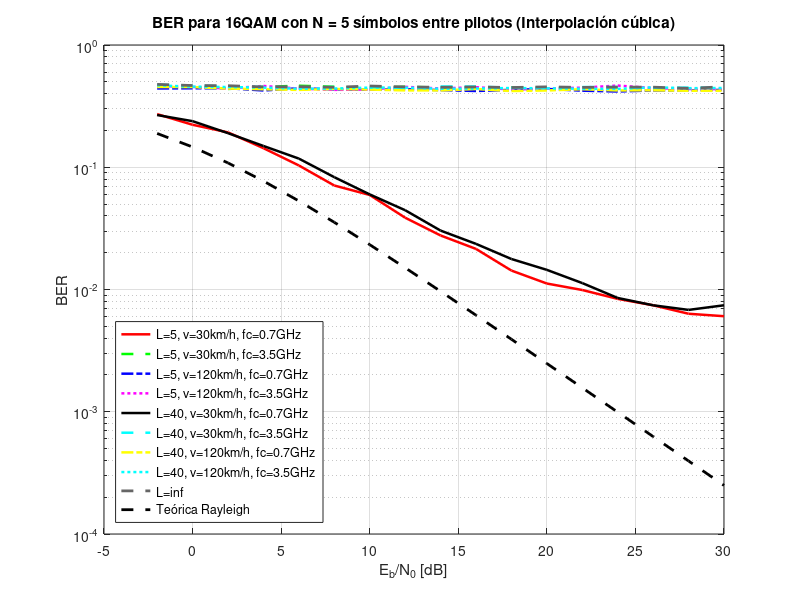
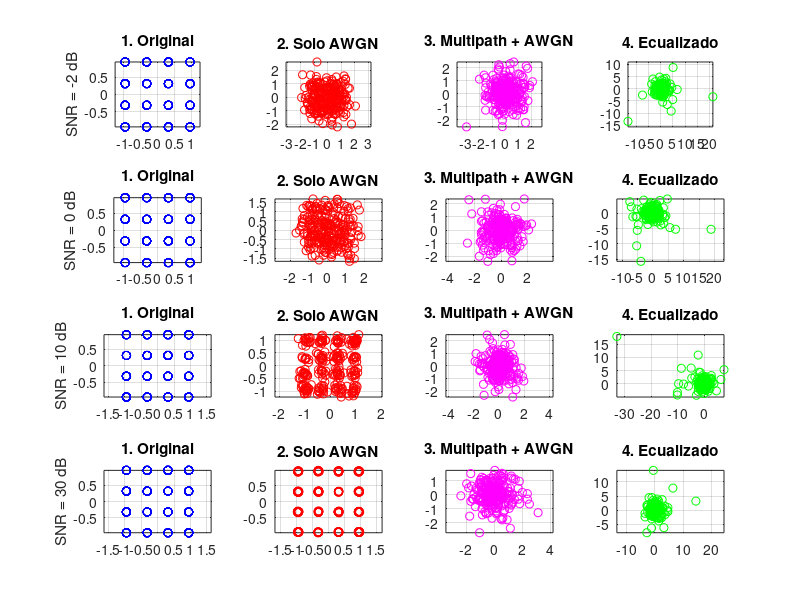

Write MATLAB code to recreate these figures, in order. (Note: this script raises an error after producing the figures.)
clc; clear all; close all;

% Parámetros fijos
num_bits = 1e3;
k = 4; % 16QAM: 4 bits por símbolo
num_symbols = num_bits / k;
EbN0_dB = -2:2:30;
num_runs = 21;

% Mapeo 16QAM normalizado
re = [-3 -1 3 1];
im = [3 1 -3 -1];
[Re, Im] = meshgrid(re, im);
mapping = (Re(:) + 1j * Im(:)) / sqrt(10); % Normalización energía promedio = 1
bit_map = de2bi(0:15, 4, 'left-msb');
snr_plot_vals = [-2, 0, 10, 30];

% Variables del canal
L_vals = [5, 40];
v_kmh_vals = [30, 120];
fc_vals = [700e6, 3.5e9];

% Configuraciones de número de símbolos piloto entre datos
N_vals = [4, 9, 19];
pilot_sym = 1 + 1j;

% Estilos de ploteo
colors = ['r', 'g', 'b', 'm', 'k', 'c', 'y', 'c'];
styles = {'-', '--', '-.', ':'};

for iN = 1:length(N_vals)
    N = N_vals(iN);
    saved_constellations = struct();

    figure;
    legend_entries = {};
    plot_idx = 1;

    for iL = 1:length(L_vals)
        for iv = 1:length(v_kmh_vals)
            for ifc = 1:length(fc_vals)
                L = L_vals(iL);
                v_kmh = v_kmh_vals(iv);
                fc = fc_vals(ifc);

                v = v_kmh / 3.6;
                lambda = 3e8 / fc;
                fd_max = v / lambda;

                ber_total = zeros(1, length(EbN0_dB));

                for idx = 1:length(EbN0_dB)
                    EbN0_dB_val = EbN0_dB(idx);
                    EbN0 = 10^(EbN0_dB_val/10);
                    N0 = 1/(2*k*EbN0);

                    for run = 1:num_runs
                        bits = randi([0 1], 1, num_bits);
                        bit_quads = reshape(bits, 4, []).';
                        indices = bi2de(bit_quads, 'left-msb') + 1;
                        data_symbols = mapping(indices).';

                        % Insertar pilotos
                        tx_symbols = [];
                        pilot_pos = [];
                        data_pos = [];
                        i = 1;
                        while i <= num_symbols
                            tx_symbols = [tx_symbols, pilot_sym];
                            pilot_pos = [pilot_pos, length(tx_symbols)];

                            if i+N-1 <= num_symbols
                                tx_symbols = [tx_symbols, data_symbols(i:i+N-1)];
                                data_pos = [data_pos, length(tx_symbols)-N+1 : length(tx_symbols)];
                                i = i + N;
                            else
                                remaining = num_symbols - i + 1;
                                tx_symbols = [tx_symbols, data_symbols(i:end)];
                                data_pos = [data_pos, length(tx_symbols)-remaining+1 : length(tx_symbols)];
                                break;
                            end
                        end

                        len = length(tx_symbols);

                        % Canal Rayleigh con Doppler
                        t = linspace(0, 1, len);
                        an = ones(1,L)/sqrt(L);
                        thetan = 2*pi*rand(1,L);
                        fDn = fd_max * cos(2*pi*rand(1,L));
                        H_full = zeros(1,len);
                        for l = 1:L
                            H_full = H_full + an(l)*exp(1j*(thetan(l) - 2*pi*fDn(l)*t));
                        end
                        H_full(abs(H_full) < 1e-3) = 1e-3;

                        noise = sqrt(N0)*(randn(1,len) + 1j*randn(1,len));
                        y = tx_symbols .* H_full + noise;

                        % Interpolación spline
                        rx_pilots = y(pilot_pos);
                        csi_est = rx_pilots / pilot_sym;
                        csi_interp_full = interp1(pilot_pos, csi_est, data_pos, 'spline');

                        rx_data = y(data_pos);
                        y_eq = rx_data ./ csi_interp_full;

                        % Decodificación
                        decoded_bits = zeros(num_bits,1);
                        for n = 1:num_symbols
                            distances = abs(y_eq(n) - mapping).^2;
                            [~, idx_min] = min(distances);
                            decoded_bits(4*n-3:4*n) = bit_map(idx_min,:).';
                        end
                        ber_total(idx) = ber_total(idx) + sum(decoded_bits.' ~= bits);

                        should_save = (run == 1) && (iL == 1) && (iv == 1) && (ifc == 1);
                        if should_save && ismember(EbN0_dB_val, snr_plot_vals)
                            if EbN0_dB_val < 0
                                s = sprintf('snr_m%d', abs(EbN0_dB_val));
                            else
                                s = sprintf('snr_%d', EbN0_dB_val);
                            end
                            saved_constellations.(s).tx = data_symbols;
                            saved_constellations.(s).rx_awgn = data_symbols + noise(1:num_symbols);
                            saved_constellations.(s).rx_multipath = rx_data;
                            saved_constellations.(s).rx_eq = y_eq;
                        end
                    end
                end

                ber_avg = ber_total / (num_runs * num_bits);

                style = styles{mod(plot_idx-1,length(styles))+1};
                color = colors(mod(plot_idx-1,length(colors))+1);
                semilogy(EbN0_dB, ber_avg, [color style], 'LineWidth', 1.8); hold on;

                legend_entries{end+1} = sprintf('L=%d, v=%dkm/h, fc=%.1fGHz', L, v_kmh, fc/1e9);
                plot_idx = plot_idx + 1;
            end
        end
    end

    % ----------- CASO SIN DOPPLER -------------
    ber_total = zeros(1, length(EbN0_dB));

    for idx = 1:length(EbN0_dB)
        EbN0_dB_val = EbN0_dB(idx);
        EbN0 = 10^(EbN0_dB_val/10);
        N0 = 1/(2*k*EbN0);

        for run = 1:num_runs
            bits = randi([0 1], 1, num_bits);
            bit_quads = reshape(bits, 4, []).';
            indices = bi2de(bit_quads, 'left-msb') + 1;
            data_symbols = mapping(indices).';

            % Insertar pilotos
            tx_symbols = [];
            pilot_pos = [];
            data_pos = [];
            i = 1;
            while i <= num_symbols
                tx_symbols = [tx_symbols, pilot_sym];
                pilot_pos = [pilot_pos, length(tx_symbols)];

                if i+N-1 <= num_symbols
                    tx_symbols = [tx_symbols, data_symbols(i:i+N-1)];
                    data_pos = [data_pos, length(tx_symbols)-N+1 : length(tx_symbols)];
                    i = i + N;
                else
                    remaining = num_symbols - i + 1;
                    tx_symbols = [tx_symbols, data_symbols(i:end)];
                    data_pos = [data_pos, length(tx_symbols)-remaining+1 : length(tx_symbols)];
                    break;
                end
            end

            len = length(tx_symbols);

            % Canal Rayleigh plano sin Doppler
            H_full = (randn(1, len) + 1j*randn(1, len)) / sqrt(2);

            noise = sqrt(N0)*(randn(1,len) + 1j*randn(1,len));
            y = tx_symbols .* H_full + noise;

            % Interpolación spline
            rx_pilots = y(pilot_pos);
            csi_est = rx_pilots / pilot_sym;
            csi_interp_full = interp1(pilot_pos, csi_est, data_pos, 'spline');

            rx_data = y(data_pos);
            y_eq = rx_data ./ csi_interp_full;

            % Decodificación
            decoded_bits = zeros(num_bits,1);
            for n = 1:num_symbols
                distances = abs(y_eq(n) - mapping).^2;
                [~, idx_min] = min(distances);
                decoded_bits(4*n-3:4*n) = bit_map(idx_min,:).';
            end
            ber_total(idx) = ber_total(idx) + sum(decoded_bits.' ~= bits);

            should_save = (run == 1);
            if should_save && ismember(EbN0_dB_val, snr_plot_vals)
                if EbN0_dB_val < 0
                    s = sprintf('snr_m%d', abs(EbN0_dB_val));
                else
                    s = sprintf('snr_%d', EbN0_dB_val);
                end
                saved_constellations.(s).tx = data_symbols;
                saved_constellations.(s).rx_awgn = data_symbols + noise(1:num_symbols);
                saved_constellations.(s).rx_multipath = rx_data;
                saved_constellations.(s).rx_eq = y_eq;
            end
        end
    end

    ber_avg = ber_total / (num_runs * num_bits);
    semilogy(EbN0_dB, ber_avg, 'Color', [0.4 0.4 0.4], 'LineStyle', '--', 'LineWidth', 2); hold on;
    legend_entries{end+1} = 'L=inf';

    % Curva teórica (no válida para 16QAM pero ilustrativa)
    EbN0_lin = 10.^(EbN0_dB/10);
    ber_rayleigh_theory = 0.5*(1 - sqrt(EbN0_lin./(EbN0_lin+1)));
    semilogy(EbN0_dB, ber_rayleigh_theory, 'k--', 'LineWidth', 2);
    legend_entries{end+1} = 'Teórica Rayleigh';

    grid on;
    legend(legend_entries, 'Location', 'southwest');
    xlabel('E_b/N_0 [dB]');
    ylabel('BER');
    title(sprintf('BER para 16QAM con N = %d símbolos entre pilotos (Interpolación cúbica)', N+1));

    %% Figura de constelaciones
    figure;
    snrs = snr_plot_vals;
    titles = {'1. Original', '2. Solo AWGN', '3. Multipath + AWGN', '4. Ecualizado'};

    for i = 1:length(snrs)
        if snrs(i) < 0
            s = sprintf('snr_m%d', abs(snrs(i)));
        else
            s = sprintf('snr_%d', snrs(i));
        end

        if isfield(saved_constellations, s)
            data = saved_constellations.(s);

            subplot(4,4,(i-1)*4+1);
            plot(real(data.tx), imag(data.tx), 'bo'); axis equal; grid on;
            title(titles{1});
            ylabel(sprintf('SNR = %d dB', snrs(i)));

            subplot(4,4,(i-1)*4+2);
            plot(real(data.rx_awgn), imag(data.rx_awgn), 'ro'); axis equal; grid on;
            title(titles{2});

            subplot(4,4,(i-1)*4+3);
            plot(real(data.rx_multipath), imag(data.rx_multipath), 'mo'); axis equal; grid on;
            title(titles{3});

            subplot(4,4,(i-1)*4+4);
            plot(real(data.rx_eq), imag(data.rx_eq), 'go'); axis equal; grid on;
            title(titles{4});
        else
            fprintf('Advertencia: no se guardaron constelaciones para SNR = %d dB\n', snrs(i));
        end
    end

    sgtitle(sprintf('Constelaciones con N = %d símbolos entre pilotos (cubic spline)', N+1));
end
